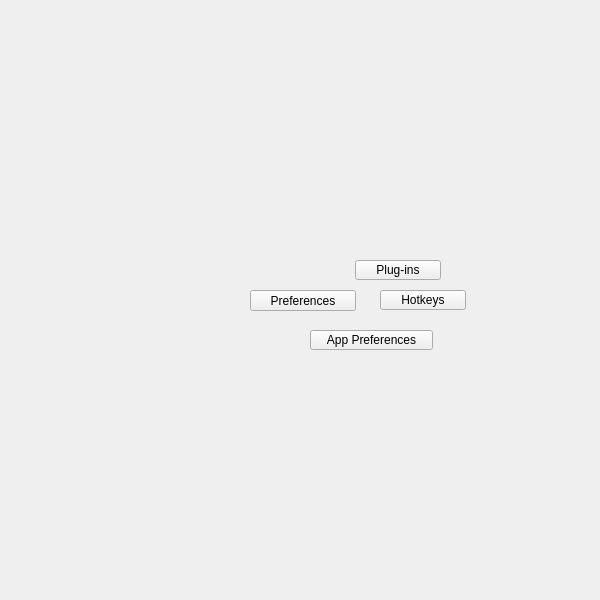
<?xml version="1.0" encoding="UTF-8"?>
<ui version="4.0">
 <class>translucent_window</class>
 <widget class="QMainWindow" name="translucent_window">
  <property name="enabled">
   <bool>true</bool>
  </property>
  <property name="geometry">
   <rect>
    <x>0</x>
    <y>0</y>
    <width>600</width>
    <height>600</height>
   </rect>
  </property>
  <property name="sizePolicy">
   <sizepolicy hsizetype="Ignored" vsizetype="Ignored">
    <horstretch>0</horstretch>
    <verstretch>0</verstretch>
   </sizepolicy>
  </property>
  <property name="minimumSize">
   <size>
    <width>0</width>
    <height>0</height>
   </size>
  </property>
  <property name="maximumSize">
   <size>
    <width>600</width>
    <height>600</height>
   </size>
  </property>
  <property name="cursor">
   <cursorShape>ArrowCursor</cursorShape>
  </property>
  <property name="whatsThis">
   <string>main</string>
  </property>
  <property name="toolButtonStyle">
   <enum>Qt::ToolButtonIconOnly</enum>
  </property>
  <property name="tabShape">
   <enum>QTabWidget::Triangular</enum>
  </property>
  <property name="dockNestingEnabled">
   <bool>true</bool>
  </property>
  <property name="dockOptions">
   <set>QMainWindow::AllowNestedDocks|QMainWindow::AllowTabbedDocks|QMainWindow::AnimatedDocks|QMainWindow::ForceTabbedDocks</set>
  </property>
  <widget class="QWidget" name="widget">
   <property name="sizePolicy">
    <sizepolicy hsizetype="Ignored" vsizetype="Ignored">
     <horstretch>0</horstretch>
     <verstretch>0</verstretch>
    </sizepolicy>
   </property>
   <widget class="QPushButton" name="i022">
    <property name="geometry">
     <rect>
      <x>250</x>
      <y>290</y>
      <width>106</width>
      <height>21</height>
     </rect>
    </property>
    <property name="minimumSize">
     <size>
      <width>0</width>
      <height>21</height>
     </size>
    </property>
    <property name="maximumSize">
     <size>
      <width>999</width>
      <height>21</height>
     </size>
    </property>
    <property name="toolTip">
     <string>Preferences</string>
    </property>
    <property name="whatsThis">
     <string>preferences</string>
    </property>
    <property name="text">
     <string>Preferences</string>
    </property>
   </widget>
   <widget class="QPushButton" name="b010">
    <property name="geometry">
     <rect>
      <x>310</x>
      <y>330</y>
      <width>123</width>
      <height>20</height>
     </rect>
    </property>
    <property name="minimumSize">
     <size>
      <width>0</width>
      <height>20</height>
     </size>
    </property>
    <property name="maximumSize">
     <size>
      <width>999</width>
      <height>20</height>
     </size>
    </property>
    <property name="text">
     <string>App Preferences</string>
    </property>
   </widget>
   <widget class="QPushButton" name="b009">
    <property name="geometry">
     <rect>
      <x>355</x>
      <y>260</y>
      <width>86</width>
      <height>20</height>
     </rect>
    </property>
    <property name="minimumSize">
     <size>
      <width>0</width>
      <height>20</height>
     </size>
    </property>
    <property name="maximumSize">
     <size>
      <width>999</width>
      <height>20</height>
     </size>
    </property>
    <property name="text">
     <string>Plug-ins</string>
    </property>
   </widget>
   <widget class="QPushButton" name="b008">
    <property name="geometry">
     <rect>
      <x>380</x>
      <y>290</y>
      <width>86</width>
      <height>20</height>
     </rect>
    </property>
    <property name="minimumSize">
     <size>
      <width>0</width>
      <height>20</height>
     </size>
    </property>
    <property name="maximumSize">
     <size>
      <width>999</width>
      <height>20</height>
     </size>
    </property>
    <property name="toolTip">
     <string>Platonic solids</string>
    </property>
    <property name="text">
     <string>Hotkeys</string>
    </property>
   </widget>
  </widget>
 </widget>
 <resources/>
 <connections/>
 <designerdata>
  <property name="gridDeltaX">
   <number>5</number>
  </property>
  <property name="gridDeltaY">
   <number>10</number>
  </property>
  <property name="gridSnapX">
   <bool>true</bool>
  </property>
  <property name="gridSnapY">
   <bool>true</bool>
  </property>
  <property name="gridVisible">
   <bool>true</bool>
  </property>
 </designerdata>
</ui>
